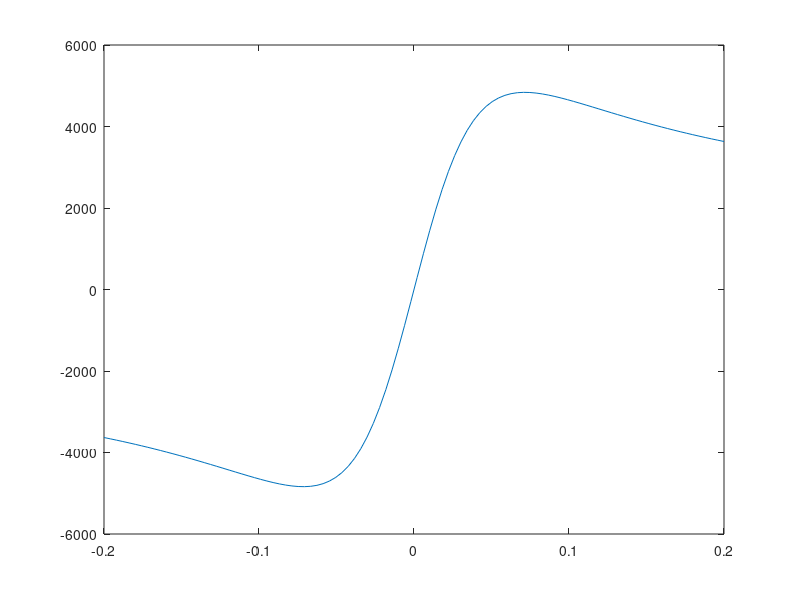

The MATLAB source for this figure:
%% tire TIR parameters
p_cx1 = 1.786;
p_dx1 = 2.688;
p_dx2 = -2.720E-001;
p_kx1 = +8.125E+001;
p_kx2 = -2.025E+001;
p_kx3 = +5.000E-001;

%% pure longitudinal MF simplified
F_z = 1800; %N

C_x = p_cx1;
df_z = 0; %(Fz - F_z0)/F_z0;
u_x = p_dx1 +p_dx2*df_z;
D_x = u_x * F_z;

eps= 0.001;
K_x = F_z*(p_kx1+p_kx2*df_z)*exp(p_kx3*df_z);

B_x = K_x/(C_x*D_x+eps);

%% plot line

SR =  linspace(-0.2, 0.2);
F_x = D_x * sin(C_x * atan(B_x * SR));

figure()
plot(SR,F_x)